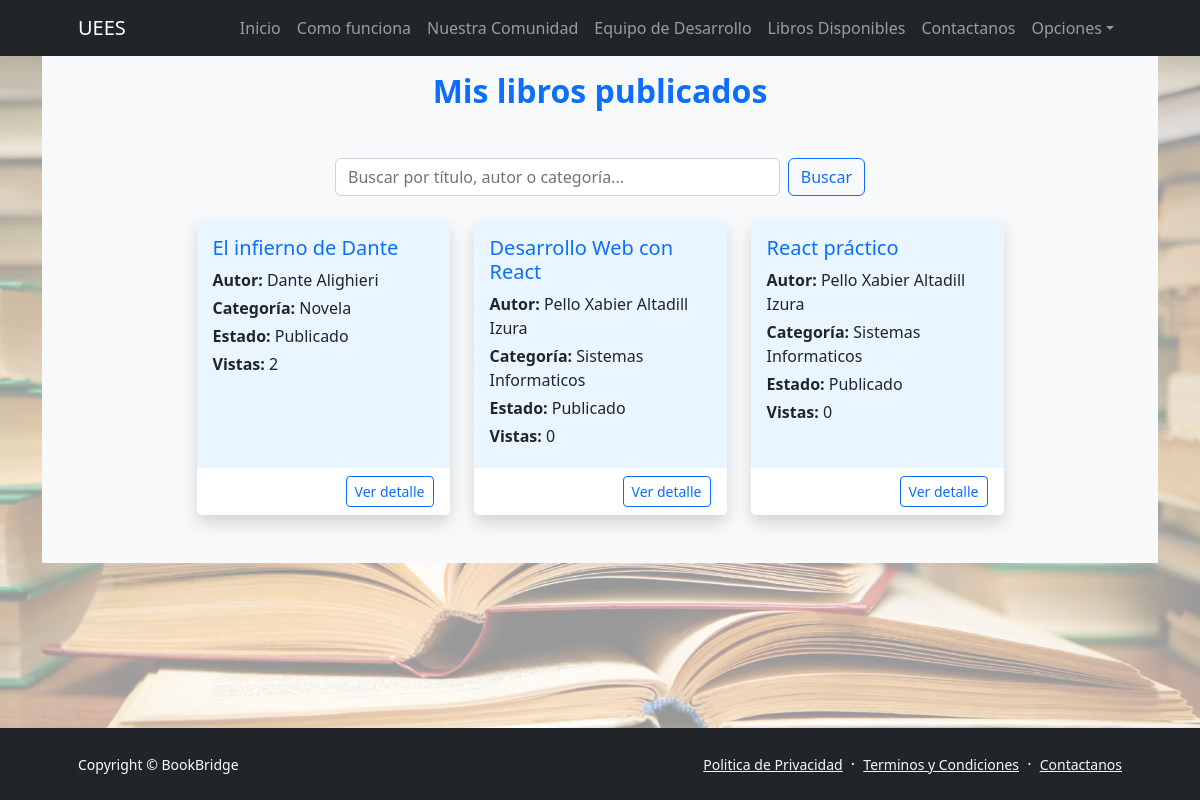
The app's page /mis-libros/ (signed in) with its own data.
### intercambios/models.py (models this page shows, shortened)
class Libro(models.Model):
    nombre = models.CharField(max_length=100)
    descripcion = models.TextField()
    autor = models.CharField(max_length=100)
    editorial = models.CharField(max_length=200)
    categoria = models.ForeignKey(Categoria, on_delete=models.SET_NULL, null=True)
    estadoLibro = models.ForeignKey(EstadoLibro, on_delete=models.SET_NULL, null=True)
    usuario = models.ForeignKey(Usuario, on_delete=models.CASCADE, related_name='libros')
    estadoRegistro = models.BooleanField(default=True)
    imagen = models.ImageField(upload_to=ruta_portadas, null=True, blank=True)
    vistas = models.IntegerField(default=0)

class Categoria(models.Model):
    nombreCategoria = models.CharField(max_length=50, unique=True)
    estado = models.BooleanField(default=True)

class EstadoLibro(models.Model):
    estado = models.CharField(max_length=50, unique=True)

### intercambios/views.py (the view)
# urls.py: path('mis-libros/', MisLibrosView.as_view(), name='libros_mis_libros'),
class MisLibrosView(LoginRequiredMixin, ListView):
    model = Libro
    template_name = 'intercambios/libros/mis_libros.html'
    context_object_name = 'libros'
    def get_queryset(self):
        queryset = Libro.objects.filter(usuario=self.request.user).select_related('categoria', 'estadoLibro')
        query = self.request.GET.get('q')
        if query:
            queryset = queryset.filter(
                Q(nombre__icontains=query) |
                Q(autor__icontains=query) |
                Q(categoria__nombreCategoria__icontains=query)
            )
        return queryset

### intercambios/templates/intercambios/libros/mis_libros.html (shortened to what this page needs)
{% extends 'intercambios/base.html' %}
{% block content %}
<section class="py-5 bg-light">
  <div class="container-fluid px-3 rounded-3">
    <div class="text-center mb-5">
      <h2 class="fw-bold text-primary">Mis libros publicados</h2>
    </div>
    <div class="row justify-content-center mb-4">
    <div class="col-md-6">
        <form method="get" class="d-flex">
        <input type="text" name="q" value="{{ request.GET.q }}" class="form-control me-2" placeholder="Buscar por título, autor o categoría...">
        <button type="submit" class="btn btn-outline-primary">Buscar</button>
        </form>
    </div>
    </div>
    <div class="row justify-content-center g-4">
      {% for libro in libros %}
      <div class="col-sm-12 col-md-6 col-lg-4 col-xl-3">
        <div class="card h-100 shadow border-0" style="background-color: #eaf6ff;">
          <div class="card-body">
            <h5 class="card-title text-primary">{{ libro.nombre }}</h5>
            <p class="card-text mb-1"><strong>Autor:</strong> {{ libro.autor }}</p>
            <p class="card-text mb-1"><strong>Categoría:</strong> {{ libro.categoria.nombreCategoria }}</p>
            <p class="card-text mb-1 d-none d-md-block"><strong>Estado:</strong> {{ libro.estadoLibro.estado }}</p>
            <p class="card-text mb-1 d-none d-lg-block"><strong>Vistas:</strong> {{ libro.vistas|default:0 }}</p>
          </div>
          <div class="card-footer bg-white border-0 text-end">
            <button class="btn btn-sm btn-outline-primary" data-bs-toggle="modal" data-bs-target="#detalleLibro{{ libro.id }}">
              Ver detalle
            </button>
          </div>
        </div>
      </div>
      {% endfor %}
    </div>
  </div>
</section>
{% endblock %}

### intercambios/templates/intercambios/base.html (style rules this page uses)
body { position: relative; min-height: 100vh; margin: 0; }
body::before { content: ""; position: fixed; top: 0; left: 0; width: 100%; height: 100%; background-image: url("/static/img/libros-bb.webp"); background-size: cover; background-repeat: no-repeat; background-position: center; background-attachment: fixed; opacity: 0.4; z-index: -1; }

### records on screen
Libro: nombre "El infierno de Dante", autor "Dante Alighieri", categoria.nombreCategoria "Novela", estadoLibro.estado "Publicado", vistas "2"
Libro: nombre "Desarrollo Web con React", autor "Pello Xabier Altadill Izura", categoria.nombreCategoria "Sistemas Informaticos", estadoLibro.estado "Publicado", vistas "0"
Libro: nombre "React práctico", autor "Pello Xabier Altadill Izura", categoria.nombreCategoria "Sistemas Informaticos", estadoLibro.estado "Publicado", vistas "0"
